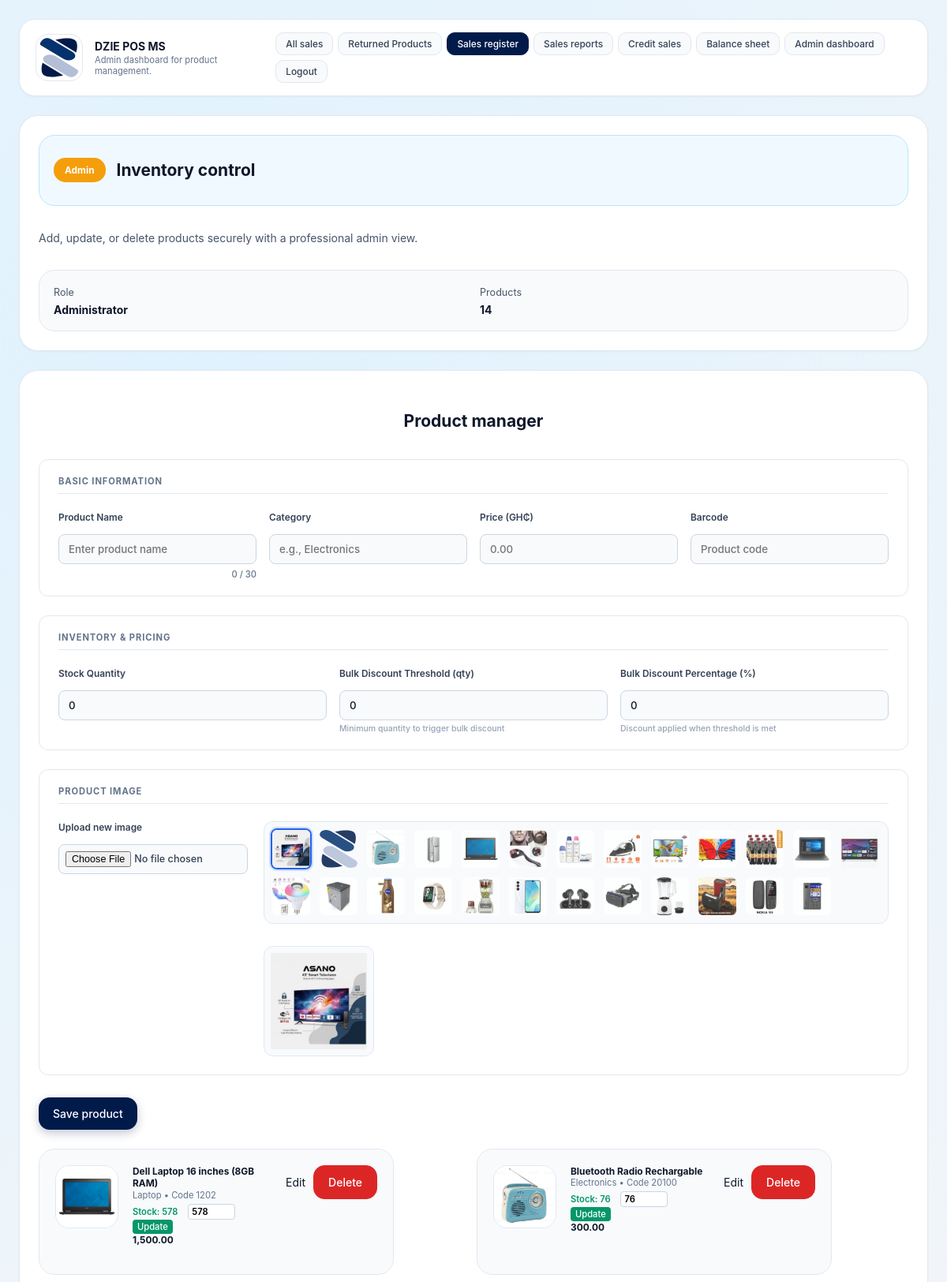
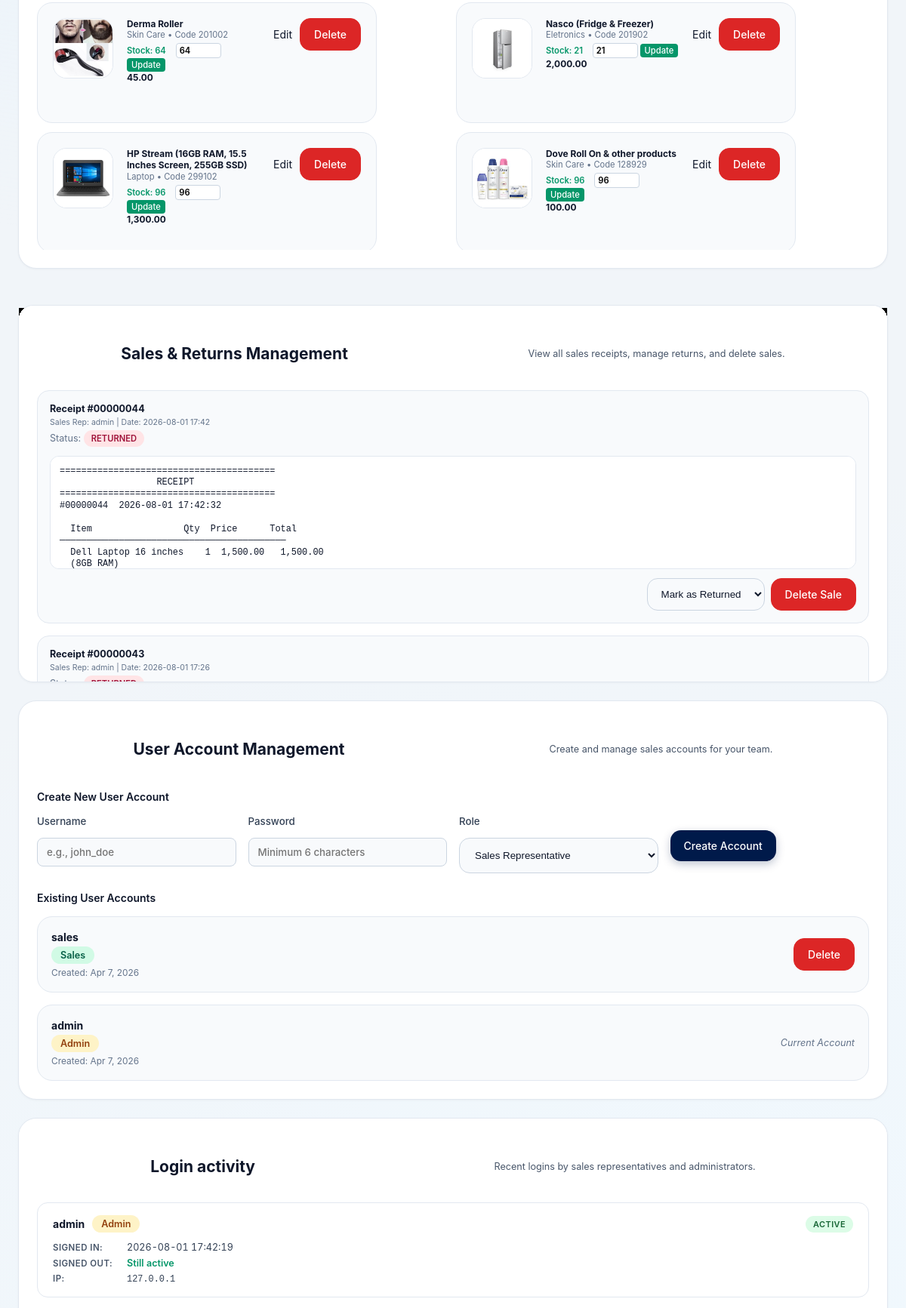
The page /admin.php (signed in, upper part) on the database its author committed (2 pictures, top to bottom).
### tables this page shows
CREATE TABLE settings (
            key TEXT PRIMARY KEY,
            value TEXT NOT NULL
        );

CREATE TABLE products (
            id INTEGER PRIMARY KEY,
            code TEXT UNIQUE NOT NULL,
            name TEXT NOT NULL,
            category TEXT NOT NULL,
            price REAL NOT NULL,
            image TEXT NOT NULL
        , quantity INTEGER NOT NULL DEFAULT 0, bulk_quantity_threshold INTEGER NOT NULL DEFAULT 0, bulk_discount_percentage REAL NOT NULL DEFAULT 0);

CREATE TABLE receipts (
            id INTEGER PRIMARY KEY,
            order_id INTEGER NOT NULL UNIQUE,
            username TEXT NOT NULL,
            receipt_content TEXT NOT NULL,
            return_status TEXT NOT NULL DEFAULT "Active",
            created_at TEXT NOT NULL,
            FOREIGN KEY(order_id) REFERENCES orders(id)
        );

CREATE TABLE users (
            id INTEGER PRIMARY KEY,
            username TEXT UNIQUE NOT NULL,
            password_hash TEXT NOT NULL,
            role TEXT NOT NULL,
            created_at TEXT NOT NULL
        );

### admin.php (the view, shortened to what the rows shown need)
<?php
require_once __DIR__ . '/inc/functions.php';
try {
    $posName = get_pos_name();
    $products = load_products();
    $receipts = load_receipts();
    $users = get_all_users();
    $loginEvents = load_login_events();
} catch (Exception $e) {
    die('Database error: ' . $e->getMessage());
}
?>
<!DOCTYPE html>
<html lang="en">
<head>
  <link rel="stylesheet" href="styles.css" />
</head>
<body>
  <div class="app-shell">
    <header class="header">
      <div class="brand">
        <img class="brand-icon" src="<?php echo htmlspecialchars(get_trademark_src()); ?>" alt="Trademark" />
        <div>
          <h1><?php echo htmlspecialchars($posName); ?></h1>
          <p class="subtitle">Admin dashboard for product management.</p>
        </div>
      </div>
    </header>
    <main class="main-grid">
      <article class="panel overview-panel">
        <div class="panel-label">
          <h2>Inventory control</h2>
        </div>
      </article>
      <section class="panel admin-management">
        <div class="panel-header">
          <h2>Product manager</h2>
        </div>
        <div id="admin-product-list" class="admin-product-list">
          <?php foreach ($products as $product): ?>
            <article class="admin-product-card">
                <img src="<?php echo htmlspecialchars(product_image_src($product['image'])); ?>" alt="<?php echo htmlspecialchars($product['name']); ?>" />
              <div class="admin-details">
                <div class="admin-description">
                  <div class="admin-name"><?php echo htmlspecialchars($product['name']); ?></div>
                  <div class="admin-meta"><?php echo htmlspecialchars($product['category']); ?> • Code <?php echo htmlspecialchars($product['code']); ?></div>
                  <div class="admin-stock <?php echo ($product['quantity'] <= 0) ? 'out-of-stock' : 'in-stock'; ?>">
                    Stock: <?php echo htmlspecialchars($product['quantity']); ?>
                    <form method="post" action="admin.php" class="stock-update-form">
 <input type="number" name="quantity" value="<?php echo htmlspecialchars($product['quantity']); ?>" min="0" class="stock-input" />
                      <button type="submit" class="stock-update-btn">Update</button>
                    </form>
                  </div>
                </div>
                <div class="admin-price"><?php echo htmlspecialchars(number_format($product['price'], 2)); ?></div>
              </div>
              <div class="admin-actions">
                <a class="tertiary" href="admin.php?edit=<?php echo $product['id']; ?>">Edit</a>
<form method="post" action="admin.php" class="inline-form">
                  <button class="danger" type="submit" onclick="return confirm('Delete this product?');">Delete</button>
                </form>
              </div>
            </article>
          <?php endforeach; ?>
        </div>
      </section>
      <section class="panel receipts-management-panel">
        <div class="panel-header">
          <h2>Sales & Returns Management</h2>
        </div>
        <?php if (empty($receipts)): ?>
          <p class="empty-message">No receipts available yet.</p>
        <?php else: ?>
          <div class="receipts-list">
            <?php foreach ($receipts as $receipt): ?>
              <article class="receipt-management-card">
                <div class="receipt-management-info">
                  <div class="receipt-id">Receipt #<?php echo htmlspecialchars(str_pad((string)$receipt['order_id'], 8, '0', STR_PAD_LEFT)); ?></div>
                  <div class="receipt-meta">
                    Sales Rep: <?php echo htmlspecialchars($receipt['username']); ?> |
                    Date: <?php echo htmlspecialchars(date('Y-m-d H:i', strtotime($receipt['created_at']))); ?>
                  </div>
                  <div class="receipt-return-status">
                    Status:
                    <?php if ($receipt['return_status'] === 'Returned'): ?>
<span class="receipt-status returned">RETURNED</span>
                     <?php else: ?>
                       <span class="receipt-status active">ACTIVE</span>
                    <?php endif; ?>
                  </div>
                </div>
                <pre class="receipt-management-preview"><?php echo htmlspecialchars($receipt['receipt_content']); ?></pre>
                <div class="receipt-management-actions">
<form method="post" action="admin.php" class="inline-form">
                    <select name="return_status" class="status-select" onchange="this.form.submit()">
                      <option value="Returned" <?php echo $receipt['return_status'] === 'Returned' ? 'selected' : ''; ?>>Mark as Returned</option>
                    </select>
                  </form>
<form method="post" action="admin.php" class="inline-form">
                    <button class="danger" type="submit" onclick="return confirm('Delete this sale permanently?');">Delete Sale</button>
                  </form>
                </div>
              </article>
            <?php endforeach; ?>
          </div>
        <?php endif; ?>
      </section>
      <section class="panel user-management-panel">
        <div class="panel-header">
          <h2>User Account Management</h2>
        </div>
        <div class="user-list-section">
          <?php if (empty($users)): ?>
            <p class="empty-message">No user accounts found.</p>
          <?php else: ?>
            <div class="user-list">
              <?php foreach ($users as $user): ?>
                <article class="user-card">
                  <div class="user-info">
                    <div class="user-name"><?php echo htmlspecialchars($user['username']); ?></div>
                    <div class="user-role <?php echo $user['role'] === 'admin' ? 'admin-role' : 'sales-role'; ?>">
                      <?php echo ucfirst($user['role']); ?>
                    </div>
                    <div class="user-created">Created: <?php echo htmlspecialchars(date('M j, Y', strtotime($user['created_at']))); ?></div>
                  </div>
                  <div class="user-actions">
                    <?php if ($user['id'] !== $_SESSION['user']['id']): ?>
<form method="post" action="admin.php" class="inline-form">
                        <button class="danger" type="submit" onclick="return confirm('Delete this user account? This action cannot be undone.')">Delete</button>
                      </form>
                    <?php else: ?>
                      <span class="current-user">Current Account</span>
                    <?php endif; ?>
                  </div>
                </article>
              <?php endforeach; ?>
            </div>
          <?php endif; ?>
        </div>
      </section>
      <section class="panel login-history-panel">
        <div class="panel-header">
          <h2>Login activity</h2>
        </div>
        <?php if (empty($loginEvents)): ?>
          <p class="empty-message">No login activity recorded yet.</p>
        <?php else: ?>
          <div class="history-list">
            <?php foreach ($loginEvents as $event): ?>
              <?php
                $loginTime = date('Y-m-d H:i:s', strtotime($event['created_at']));
                $logoutTime = !empty($event['logged_out_at']) ? date('Y-m-d H:i:s', strtotime($event['logged_out_at'])) : null;
                $statusClass = $logoutTime ? 'logged-out' : 'active';
                $statusText = $logoutTime ? 'Logged out' : 'Active';
              ?>
              <article class="history-card">
                <div class="history-main">
                  <strong><?php echo htmlspecialchars($event['username']); ?></strong>
                  <span class="user-role <?php echo $event['role'] === 'admin' ? 'admin-role' : 'sales-role'; ?>">
                    <?php echo htmlspecialchars(ucfirst($event['role'])); ?>
                  </span>
                  <span class="session-status <?php echo $statusClass; ?>"><?php echo $statusText; ?></span>
                </div>
                <div class="history-details">
                  <div class="history-time">
                    <span class="time-label">Signed in:</span>
                    <span class="time-value"><?php echo htmlspecialchars($loginTime); ?></span>
                  </div>
                  <?php if ($logoutTime): ?>
                    <div class="history-time">
                      <span class="time-label">Signed out:</span>
                      <span class="time-value"><?php echo htmlspecialchars($logoutTime); ?></span>
                    </div>
                  <?php else: ?>
                    <div class="history-time history-active">
                      <span class="time-label">Signed out:</span>
                      <span class="time-value">Still active</span>
                    </div>
                  <?php endif; ?>
                  <?php if (!empty($event['ip'])): ?>
                    <div class="history-ip">
                      <span class="ip-label">IP:</span>
                      <span class="ip-value"><?php echo htmlspecialchars($event['ip']); ?></span>
                    </div>
                  <?php endif; ?>
                </div>
              </article>
            <?php endforeach; ?>
          </div>
        <?php endif; ?>
      </section>
    </main>
  </div>
</body>
</html>

### rows shown on the page
settings: value (picture)
settings: value "DZIE POS MS"
products: image (picture), name "Dell Laptop 16 inches (8GB RAM)", category "Laptop", code "1202", quantity "578", price "1,500.00"
products: image (picture), name "Bluetooth Radio Rechargable", category "Electronics", code "20100", quantity "76", price "300.00"
products: image+name (picture), name "Derma Roller", category "Skin Care", code "201002", quantity "64", price "45.00"
products: image (picture), name "Nasco (Fridge & Freezer)", category "Eletronics", code "201902", quantity "21", price "2,000.00"
products: image (picture), name "HP Stream (16GB RAM, 15.5 Inches Screen, 255GB SSD)", category "Laptop", code "299102", quantity "96", price "1,300.00"
products: image (picture), name "Dove Roll On & other products", category "Skin Care", code "128929", quantity "96", price "100.00"
receipts: order "00000044", username "admin", created_at "2026-08-01 17:42", shows "RETURNED", receipt_content "======================================== RECEIPT ======================================== #00000044 2026-08-01 17:42:32 Item Qty Price Total ────────────────────────────────────────── Dell Laptop 16 inches 1 1,500.00 1,500.00 (8GB RAM)…", return_status "Mark as Returned"
receipts: order "00000043", username "admin", created_at "2026-08-01 17:26"
users: username "sales", role "Sales", created_at "Apr 7, 2026"
users: username "admin", role "Admin", created_at "Apr 7, 2026", shows "Current Account"

### other values the page prints
count($products) "14"
$event['username'] "admin"
$event['role'] "Admin"
$statusText "ACTIVE"
$loginTime "2026-08-01 17:42:19"
$event['ip'] "127.0.0.1"
